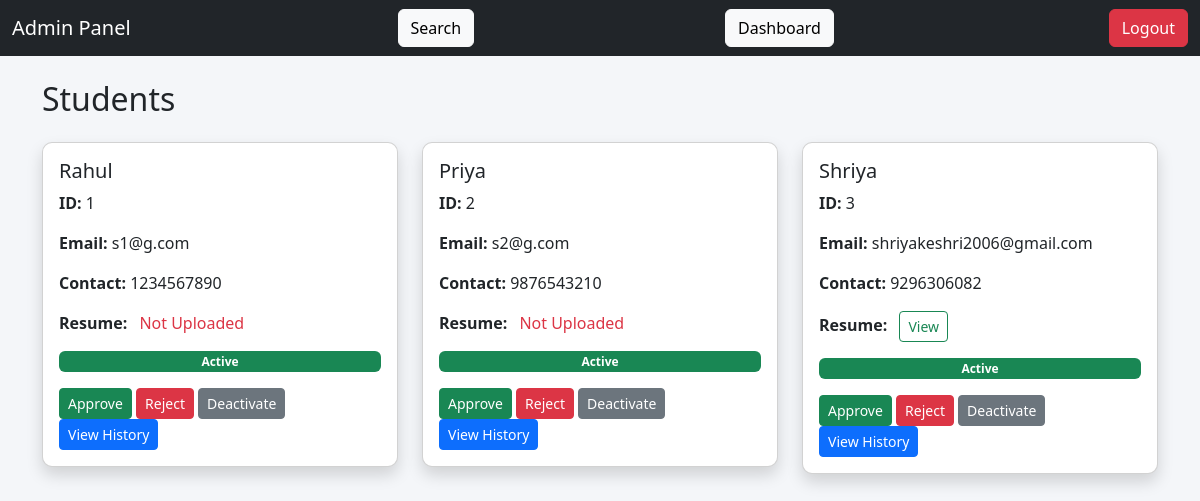
Before: /admin/students (signed in) with the older database file.
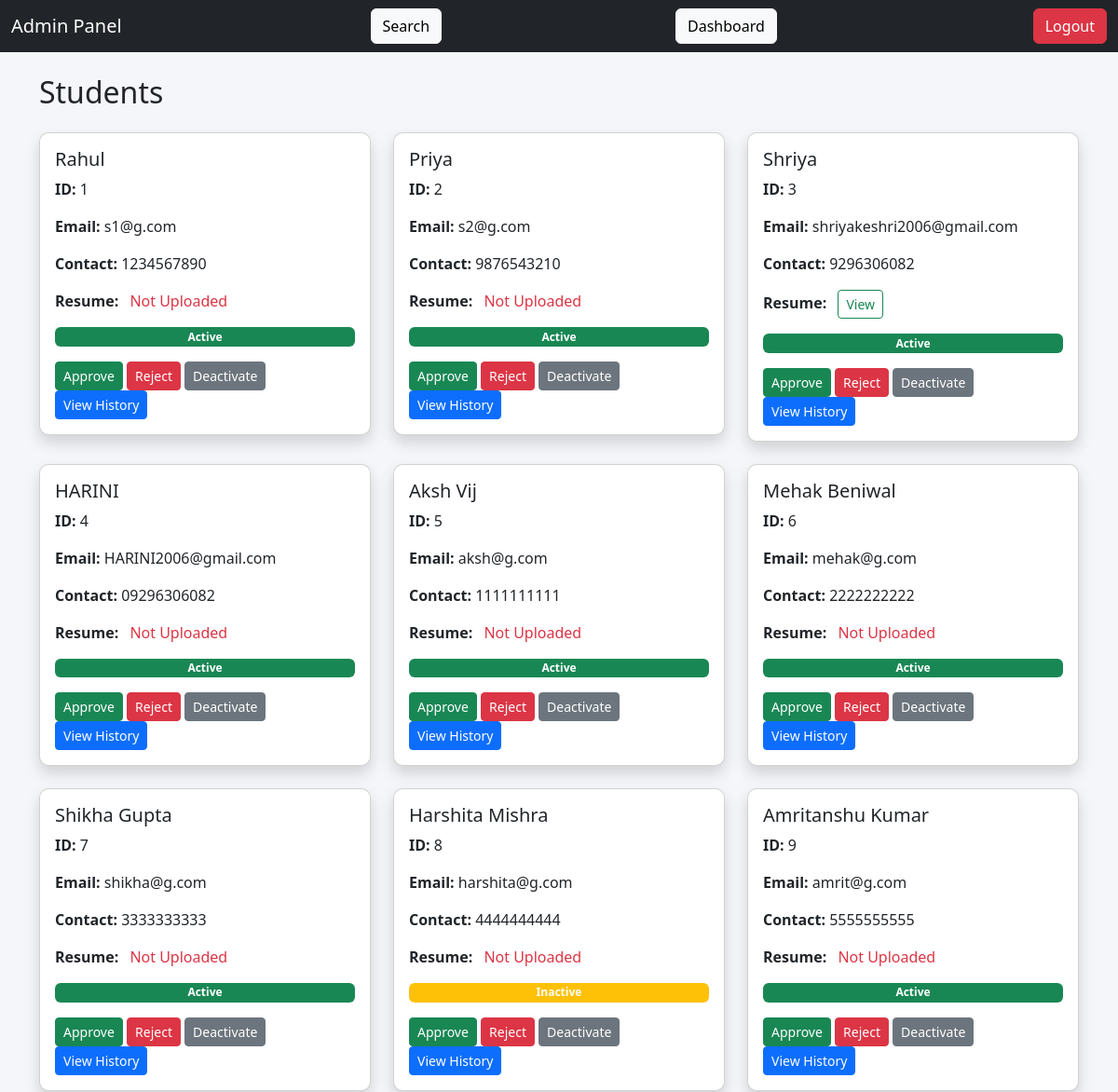
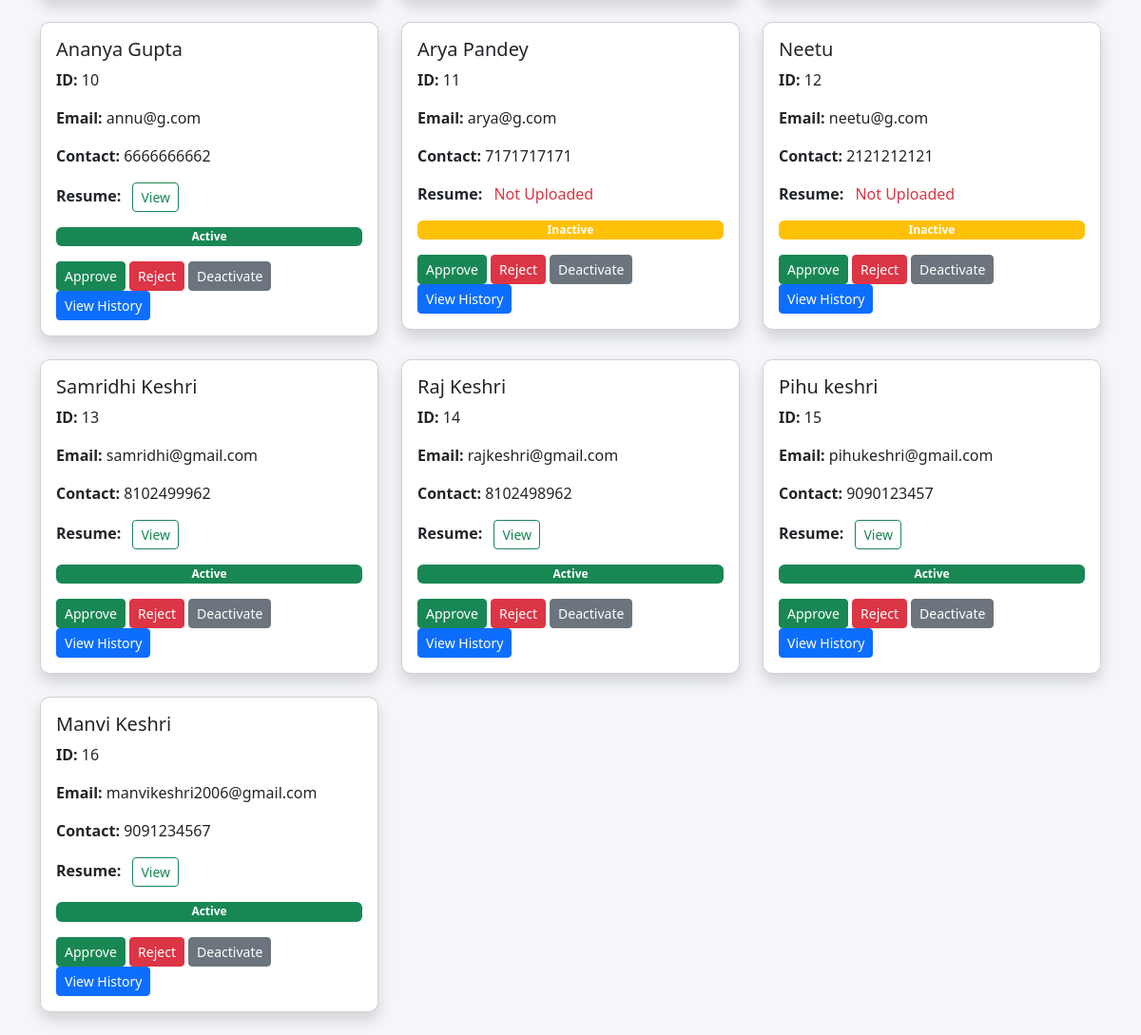
After: the same page with the newer database file (2 pictures, top to bottom).
### application/model.py (models this page shows)
class Student(db.Model):
    id = db.Column(db.Integer, primary_key=True)
    name = db.Column(db.String(100))
    email = db.Column(db.String(100), unique=True)
    password = db.Column(db.String(100))
    phone = db.Column(db.String(15))
    resume = db.Column(db.String(200))
    is_active = db.Column(db.Boolean, default=True)
    is_blacklisted = db.Column(db.Boolean, default=False)
    created_at = db.Column(db.DateTime, default=datetime.utcnow)
    applications = db.relationship("Application", backref="student")

### application/routes.py (the view)
@app.route("/admin/students")
def view_student():
    if session.get("role") != "admin":
        return redirect("/login")
    students = Student.query.all()
    return render_template("admin/students.html", students=students)

### templates/admin/students.html (shortened to what this page needs)
<!DOCTYPE html>
<html lang="en">
<head>
    <link href="https://cdn.jsdelivr.net/npm/bootstrap@5.3.8/dist/css/bootstrap.min.css" rel="stylesheet">
</head>
<body>
<nav class="navbar navbar-expand-lg">
    <div class="container-fluid">
        <a class="navbar-brand">Admin Panel</a>
       <a href="/admin/search" class="btn btn-light">Search</a>
        <a href="/admin/dashboard" class="btn btn-light me-2">Dashboard</a>
        <a href="/logout" class="btn btn-danger ms-3">Logout</a>
    </div>
</nav>
<div class="container mt-4">
    <h2 class="mb-4">Students</h2>
    <div class="row">
        {% for s in students %}
        <div class="col-md-4 mb-4">
            <div class="card shadow p-3">
                <h5>{{ s.name }}</h5>
                <p><strong>ID:</strong> {{ s.id }}</p>
                <p><strong>Email:</strong> {{ s.email }}</p>
                <p><strong>Contact:</strong> {{ s.phone}}</p>
                <p><strong>Resume:</strong>
    {% if s.resume %}
        <a href="{{ url_for('static', filename=s.resume) }}"
           target="_blank"
           class="btn btn-sm btn-outline-success ms-2">
            View
        </a>
    {% else %}
        <span class="text-danger ms-2">Not Uploaded</span>
    {% endif %}
</p>
                {% if s.is_blacklisted %}
                    <span class="badge bg-danger">Blacklisted</span>
                {% elif s.is_active %}
                    <span class="badge bg-success">Active</span>
                {% else %}
                    <span class="badge bg-warning">Inactive</span>
                {% endif %}
                <div class="mt-3">
                    <a href="/admin/students/approve/{{ s.id }}" class="btn btn-success btn-sm">
                        Approve
                    </a>
                    <a href="/admin/students/reject/{{ s.id }}" class="btn btn-danger btn-sm">
                        Reject
                    </a>
                    <a href="/admin/students/deactivate/{{ s.id }}" class="btn btn-secondary btn-sm">
                        Deactivate
                    </a>
                    <a href="/admin/student/{{ s.id }}/history" class="btn btn-primary btn-sm">
    View History
</a>
                </div>
            </div>
        </div>
        {% endfor %}
    </div>
</div>
</body>
</html>

Changed rows visible on the page:
added Student: name "HARINI", id "4", email "HARINI2006@gmail.com", phone "09296306082", shows "Not Uploaded", is_blacklisted "Active"
added Student: name "Aksh Vij", id "5", email "aksh@g.com", phone "1111111111", shows "Not Uploaded", is_blacklisted "Active"
added Student: name "Mehak Beniwal", id "6", email "mehak@g.com", phone "2222222222", shows "Not Uploaded", is_blacklisted "Active"
added Student: name "Shikha Gupta", id "7", email "shikha@g.com", phone "3333333333", shows "Not Uploaded", is_blacklisted "Active"
added Student: name "Harshita Mishra", id "8", email "harshita@g.com", phone "4444444444", shows "Not Uploaded", is_blacklisted "Inactive"
added Student: name "Amritanshu Kumar", id "9", email "amrit@g.com", phone "5555555555", shows "Not Uploaded", is_blacklisted "Active"
added Student: name "Ananya Gupta", id "10", email "annu@g.com", phone "6666666662", is_blacklisted "Active"
added Student: name "Arya Pandey", id "11", email "arya@g.com", phone "7171717171", shows "Not Uploaded", is_blacklisted "Inactive"
added Student: name "Neetu", id "12", email "neetu@g.com", phone "2121212121", shows "Not Uploaded", is_blacklisted "Inactive"
added Student: name "Samridhi Keshri", id "13", email "samridhi@gmail.com", phone "8102499962", is_blacklisted "Active"
added Student: name "Raj Keshri", id "14", email "rajkeshri@gmail.com", phone "8102498962", is_blacklisted "Active"
added Student: name "Pihu keshri", id "15", email "pihukeshri@gmail.com", phone "9090123457", is_blacklisted "Active"
added Student: name "Manvi Keshri", id "16", email "manvikeshri2006@gmail.com", phone "9091234567", is_blacklisted "Active"
